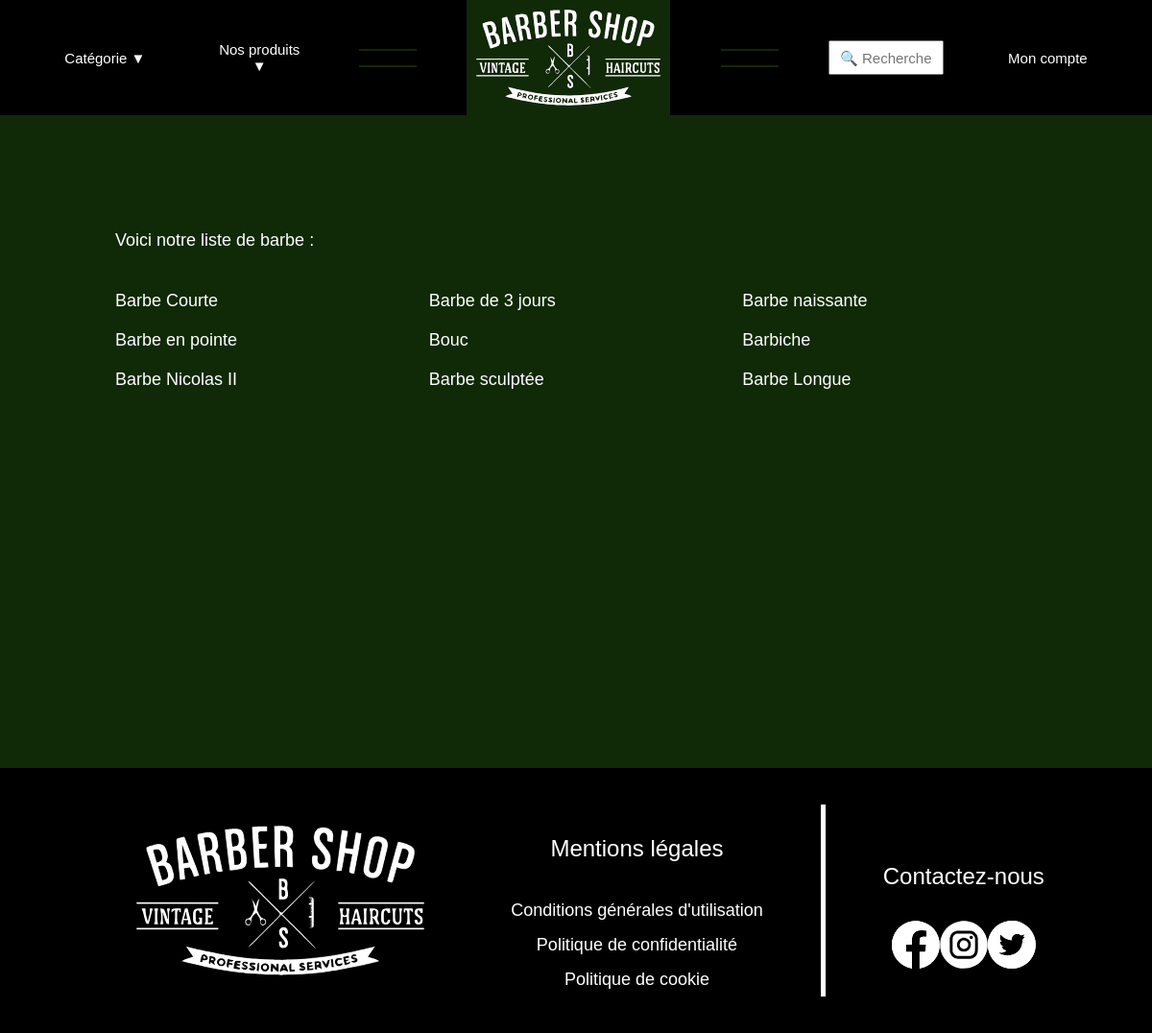
Screenshot of /recherche.php?categorie=barbe with the database file from the repository.
### tables this page shows
CREATE TABLE `articles` (
  `Id_article` int(10) UNSIGNED NOT NULL,
  `Nom` varchar(40) NOT NULL,
  `Description` text NOT NULL,
  `Photo` varchar(40) NOT NULL,
  `Id_categorie` int(11) NOT NULL,
  `Id` int(11) NOT NULL DEFAULT '0'
);

### recherche.php (the view, shortened to what this page needs)
<!DOCTYPE html>
<html lang="fr">
<head>
    <link rel="stylesheet" href="css/recherche.css" />
    <link rel="stylesheet" href="css/font.css"/>
</head>
<body>
    <?php include_once ('header.php');?>
    <main>
        <?php
        if (isset($_GET['recherche']))
        {
            echo '<p>Voici le résultat de votre recherche :</p><br><br>';
            try{
                $con=new PDO("mysql:host=localhost;dbname=barber;charset=utf8", "root", "root");
                $con->setAttribute(PDO::ATTR_ERRMODE, PDO::ERRMODE_EXCEPTION);
                echo '<div style=\'display:grid;grid-template-columns:repeat(3,1fr);gap :20px;\'>';
                $sql = $con->prepare('  SELECT Nom from articles
                                        WHERE Nom LIKE \'%'.$_GET['recherche'].'%\' OR Description LIKE \'%'.$_GET['recherche'].'%\' OR Photo LIKE \'%'.$_GET['recherche'].'%\'');
                $sql->execute();
                $articles = $sql->fetchAll(PDO::FETCH_ASSOC);
                foreach($articles as $article){
                    echo '<a onclick=\'recupererArticle(this);\' href=\'#!\'>'.$article['Nom'].'</a>';
                }
                echo '</div>';
            }
            catch(PDOException $e){
                echo "Erreur : ".$e->getMessage();
            }
        }else if(isset($_GET['categorie'])){
            echo '<p>Voici notre liste de '.$_GET['categorie'].' :</p><br><br>';
            try{
                $con=new PDO("mysql:host=localhost;dbname=barber;charset=utf8", "root", "root");
                $con->setAttribute(PDO::ATTR_ERRMODE, PDO::ERRMODE_EXCEPTION);
                echo '<div style=\'display:grid;grid-template-columns:repeat(3,1fr);gap :20px;\'>';
                $sql = $con->prepare('  SELECT a.Nom from articles as a, categories as c
                                        WHERE a.Id_categorie = c.Id_categorie AND c.Nom = \''.$_GET['categorie'].'\'');
                $sql->execute();
                $articles = $sql->fetchAll(PDO::FETCH_ASSOC);
                foreach($articles as $article){
                    echo '<a onclick=\'recupererArticle(this);\' href=\'#!\'>'.$article['Nom'].'</a>';
                }
                echo '</div>';
            }
            catch(PDOException $e){
                echo "Erreur : ".$e->getMessage();
            }
        }
        ?>
    </main>
    <?php include_once ('footer.php');?>
</body>
</html>

### css/recherche.css (style rules this page uses)
main { background-color: #102907; padding : 10%; font-size: 0.3rem; color : white; min-height: 85vh; }
main a { color:white; text-decoration: none; }

### rows the page displays
articles: Nom "Barbe Courte"
articles: Nom "Barbe de 3 jours"
articles: Nom "Barbe naissante"
articles: Nom "Barbe en pointe"
articles: Nom "Bouc"
articles: Nom "Barbiche"
articles: Nom "Barbe Nicolas II"
articles: Nom "Barbe sculptée"
articles: Nom "Barbe Longue"

### other values shown
$_GET['categorie'] "barbe"
